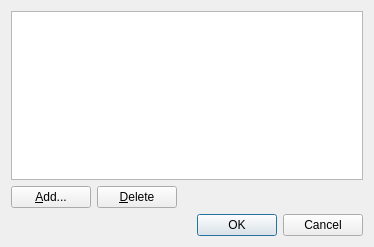
<?xml version="1.0" encoding="UTF-8"?>
<ui version="4.0">
 <class>ParticleArbitraryTimeEditDialog</class>
 <widget class="QDialog" name="ParticleArbitraryTimeEditDialog">
  <property name="geometry">
   <rect>
    <x>0</x>
    <y>0</y>
    <width>374</width>
    <height>247</height>
   </rect>
  </property>
  <property name="windowTitle">
   <string>Particle generate time setting</string>
  </property>
  <layout class="QVBoxLayout" name="verticalLayout">
   <item>
    <widget class="QListWidget" name="listWidget">
     <property name="editTriggers">
      <set>QAbstractItemView::NoEditTriggers</set>
     </property>
     <property name="selectionMode">
      <enum>QAbstractItemView::SingleSelection</enum>
     </property>
    </widget>
   </item>
   <item>
    <layout class="QHBoxLayout" name="horizontalLayout">
     <item>
      <widget class="QPushButton" name="addButton">
       <property name="text">
        <string>&amp;Add...</string>
       </property>
      </widget>
     </item>
     <item>
      <widget class="QPushButton" name="deleteButton">
       <property name="text">
        <string>&amp;Delete</string>
       </property>
      </widget>
     </item>
     <item>
      <spacer name="horizontalSpacer">
       <property name="orientation">
        <enum>Qt::Horizontal</enum>
       </property>
       <property name="sizeHint" stdset="0">
        <size>
         <width>40</width>
         <height>20</height>
        </size>
       </property>
      </spacer>
     </item>
    </layout>
   </item>
   <item>
    <widget class="QDialogButtonBox" name="buttonBox">
     <property name="orientation">
      <enum>Qt::Horizontal</enum>
     </property>
     <property name="standardButtons">
      <set>QDialogButtonBox::Cancel|QDialogButtonBox::Ok</set>
     </property>
    </widget>
   </item>
  </layout>
 </widget>
 <resources/>
 <connections>
  <connection>
   <sender>buttonBox</sender>
   <signal>accepted()</signal>
   <receiver>ParticleArbitraryTimeEditDialog</receiver>
   <slot>accept()</slot>
   <hints>
    <hint type="sourcelabel">
     <x>248</x>
     <y>254</y>
    </hint>
    <hint type="destinationlabel">
     <x>157</x>
     <y>274</y>
    </hint>
   </hints>
  </connection>
  <connection>
   <sender>buttonBox</sender>
   <signal>rejected()</signal>
   <receiver>ParticleArbitraryTimeEditDialog</receiver>
   <slot>reject()</slot>
   <hints>
    <hint type="sourcelabel">
     <x>316</x>
     <y>260</y>
    </hint>
    <hint type="destinationlabel">
     <x>286</x>
     <y>274</y>
    </hint>
   </hints>
  </connection>
 </connections>
</ui>
